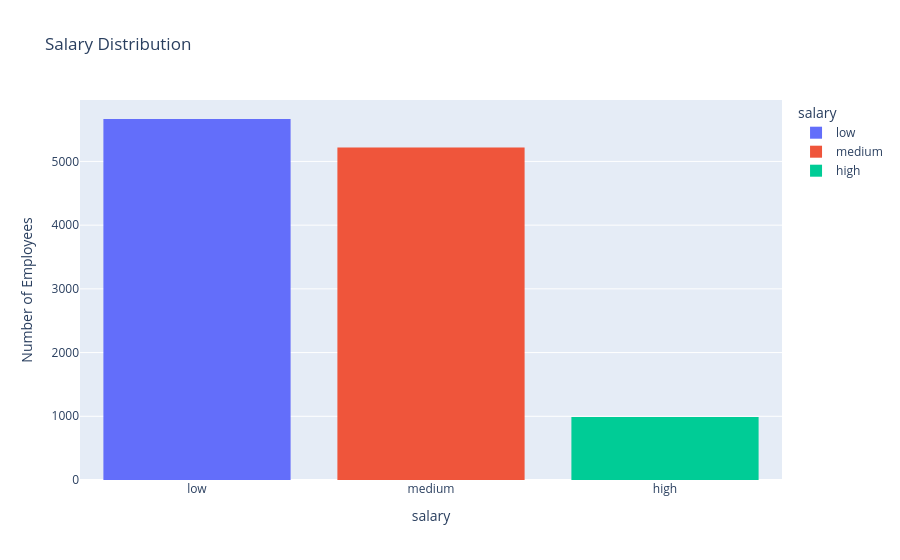
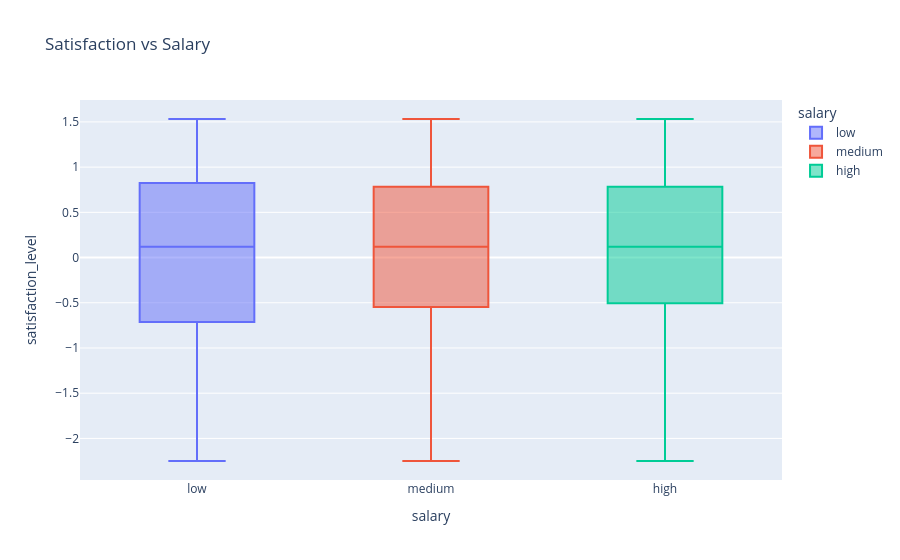
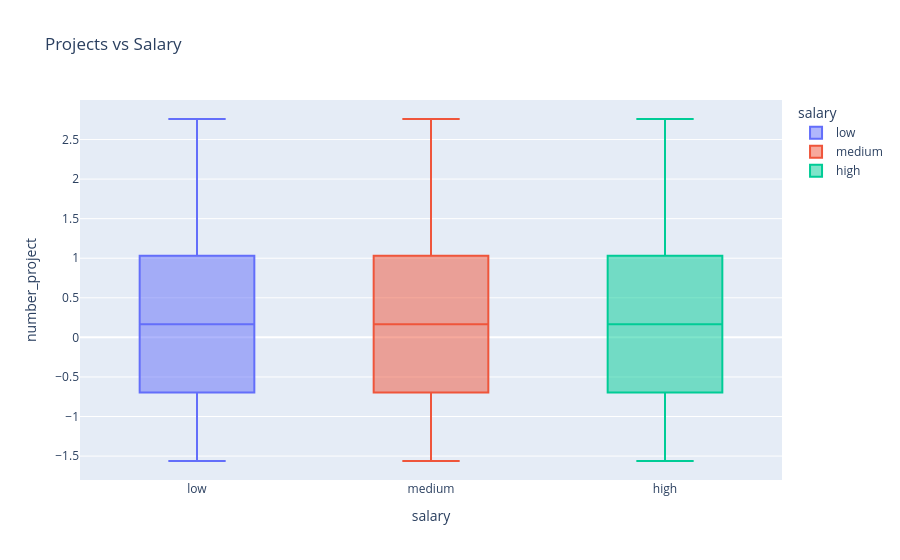
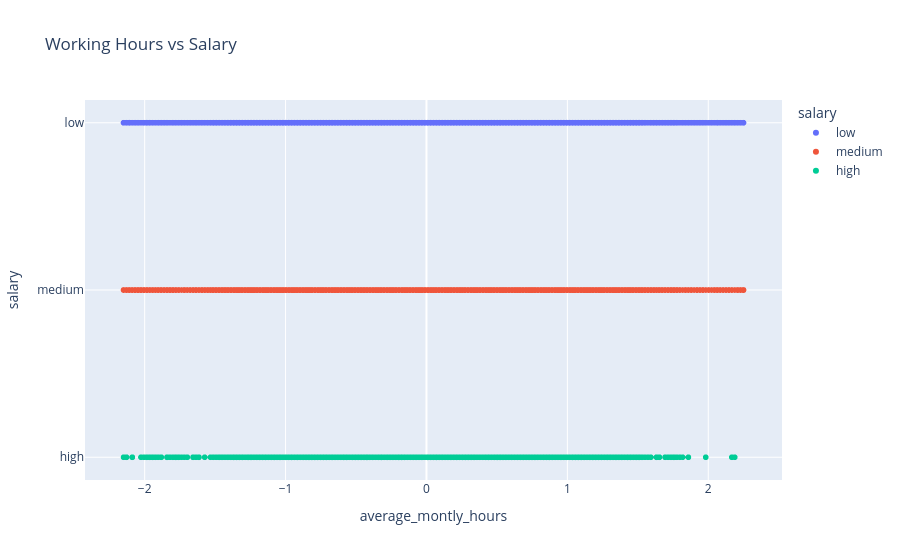

Here is the notebook cell these charts were saved with, in order:
### Code cell
# INTERACTIVE DASHBOARD (Plotly)

# Salary Distribution
fig1 = px.histogram(df,x='salary',title='Salary Distribution',color='salary')
fig1.update_layout( yaxis_title='Number of Employees')
fig1.show()
# Satisfaction vs Salary
fig2 = px.box(df, x='salary', y='satisfaction_level', title='Satisfaction vs Salary',color='salary')
fig2.show()

# Projects vs Salary
fig3 = px.box(df, x='salary', y='number_project', title='Projects vs Salary',color='salary')
fig3.show()

# Working Hours vs Salary
fig4 = px.scatter(df, x='average_montly_hours', y='salary',title='Working Hours vs Salary', color='salary')
fig4.show()

### Figure 1 — Plotly figure (JSON) as saved in the notebook; plotly's stock layout.template omitted (floating-point values rounded to 4 significant figures; data arrays with more than 128 entries replaced by an {"elided": "..."} marker saying what was removed)
{"data": [{"bingroup": "x", "hovertemplate": "salary=%{x}<br>count=%{y}<extra></extra>", "legendgroup": "low", "marker": {"color": "#636efa", "pattern": {"shape": ""}}, "name": "low", "orientation": "v", "showlegend": true, "type": "histogram", "x": {"elided": "5666 str values"}, "xaxis": "x", "yaxis": "y"}, {"bingroup": "x", "hovertemplate": "salary=%{x}<br>count=%{y}<extra></extra>", "legendgroup": "medium", "marker": {"color": "#EF553B", "pattern": {"shape": ""}}, "name": "medium", "orientation": "v", "showlegend": true, "type": "histogram", "x": {"elided": "5218 str values"}, "xaxis": "x", "yaxis": "y"}, {"bingroup": "x", "hovertemplate": "salary=%{x}<br>count=%{y}<extra></extra>", "legendgroup": "high", "marker": {"color": "#00cc96", "pattern": {"shape": ""}}, "name": "high", "orientation": "v", "showlegend": true, "type": "histogram", "x": {"elided": "990 str values"}, "xaxis": "x", "yaxis": "y"}], "layout": {"autosize": true, "barmode": "relative", "legend": {"title": {"text": "salary"}, "tracegroupgap": 0}, "title": {"text": "Salary Distribution"}, "xaxis": {"anchor": "y", "autorange": true, "categoryarray": ["low", "medium", "high"], "categoryorder": "array", "domain": [0, 1], "range": [-0.5, 2.5], "title": {"text": "salary"}, "type": "category"}, "yaxis": {"anchor": "x", "autorange": true, "domain": [0, 1], "range": [0, 5964.0], "title": {"text": "Number of Employees"}}}}

### Figure 2 — Plotly figure (JSON) as saved in the notebook; plotly's stock layout.template omitted (floating-point values rounded to 4 significant figures; data arrays with more than 128 entries replaced by an {"elided": "..."} marker saying what was removed)
{"data": [{"alignmentgroup": "True", "hovertemplate": "salary=%{x}<br>satisfaction_level=%{y}<extra></extra>", "legendgroup": "low", "marker": {"color": "#636efa"}, "name": "low", "notched": false, "offsetgroup": "low", "orientation": "v", "showlegend": true, "type": "box", "x": {"elided": "5666 str values"}, "x0": " ", "xaxis": "x", "y": {"elided": "5666 float values"}, "y0": " ", "yaxis": "y"}, {"alignmentgroup": "True", "hovertemplate": "salary=%{x}<br>satisfaction_level=%{y}<extra></extra>", "legendgroup": "medium", "marker": {"color": "#EF553B"}, "name": "medium", "notched": false, "offsetgroup": "medium", "orientation": "v", "showlegend": true, "type": "box", "x": {"elided": "5218 str values"}, "x0": " ", "xaxis": "x", "y": {"elided": "5218 float values"}, "y0": " ", "yaxis": "y"}, {"alignmentgroup": "True", "hovertemplate": "salary=%{x}<br>satisfaction_level=%{y}<extra></extra>", "legendgroup": "high", "marker": {"color": "#00cc96"}, "name": "high", "notched": false, "offsetgroup": "high", "orientation": "v", "showlegend": true, "type": "box", "x": {"elided": "990 str values"}, "x0": " ", "xaxis": "x", "y": {"elided": "990 float values"}, "y0": " ", "yaxis": "y"}], "layout": {"autosize": true, "boxmode": "overlay", "legend": {"title": {"text": "salary"}, "tracegroupgap": 0}, "title": {"text": "Satisfaction vs Salary"}, "xaxis": {"anchor": "y", "autorange": true, "categoryarray": ["low", "medium", "high"], "categoryorder": "array", "domain": [0, 1], "range": [-0.5, 2.5], "title": {"text": "salary"}, "type": "category"}, "yaxis": {"anchor": "x", "autorange": true, "domain": [0, 1], "range": [-2.46, 1.742], "title": {"text": "satisfaction_level"}, "type": "linear"}}}

### Figure 3 — Plotly figure (JSON) as saved in the notebook; plotly's stock layout.template omitted (floating-point values rounded to 4 significant figures; data arrays with more than 128 entries replaced by an {"elided": "..."} marker saying what was removed)
{"data": [{"alignmentgroup": "True", "hovertemplate": "salary=%{x}<br>number_project=%{y}<extra></extra>", "legendgroup": "low", "marker": {"color": "#636efa"}, "name": "low", "notched": false, "offsetgroup": "low", "orientation": "v", "showlegend": true, "type": "box", "x": {"elided": "5666 str values"}, "x0": " ", "xaxis": "x", "y": {"elided": "5666 float values"}, "y0": " ", "yaxis": "y"}, {"alignmentgroup": "True", "hovertemplate": "salary=%{x}<br>number_project=%{y}<extra></extra>", "legendgroup": "medium", "marker": {"color": "#EF553B"}, "name": "medium", "notched": false, "offsetgroup": "medium", "orientation": "v", "showlegend": true, "type": "box", "x": {"elided": "5218 str values"}, "x0": " ", "xaxis": "x", "y": {"elided": "5218 float values"}, "y0": " ", "yaxis": "y"}, {"alignmentgroup": "True", "hovertemplate": "salary=%{x}<br>number_project=%{y}<extra></extra>", "legendgroup": "high", "marker": {"color": "#00cc96"}, "name": "high", "notched": false, "offsetgroup": "high", "orientation": "v", "showlegend": true, "type": "box", "x": {"elided": "990 str values"}, "x0": " ", "xaxis": "x", "y": {"elided": "990 float values"}, "y0": " ", "yaxis": "y"}], "layout": {"autosize": true, "boxmode": "overlay", "legend": {"title": {"text": "salary"}, "tracegroupgap": 0}, "title": {"text": "Projects vs Salary"}, "xaxis": {"anchor": "y", "autorange": true, "categoryarray": ["low", "medium", "high"], "categoryorder": "array", "domain": [0, 1], "range": [-0.5, 2.5], "title": {"text": "salary"}, "type": "category"}, "yaxis": {"anchor": "x", "autorange": true, "domain": [0, 1], "range": [-1.802, 2.999], "title": {"text": "number_project"}, "type": "linear"}}}

### Figure 4 — Plotly figure (JSON) as saved in the notebook; plotly's stock layout.template omitted (floating-point values rounded to 4 significant figures; data arrays with more than 128 entries replaced by an {"elided": "..."} marker saying what was removed)
{"data": [{"hovertemplate": "salary=%{y}<br>average_montly_hours=%{x}<extra></extra>", "legendgroup": "low", "marker": {"color": "#636efa", "symbol": "circle"}, "mode": "markers", "name": "low", "showlegend": true, "type": "scattergl", "x": {"elided": "5666 float values"}, "xaxis": "x", "y": {"elided": "5666 str values"}, "yaxis": "y"}, {"hovertemplate": "salary=%{y}<br>average_montly_hours=%{x}<extra></extra>", "legendgroup": "medium", "marker": {"color": "#EF553B", "symbol": "circle"}, "mode": "markers", "name": "medium", "showlegend": true, "type": "scattergl", "x": {"elided": "5218 float values"}, "xaxis": "x", "y": {"elided": "5218 str values"}, "yaxis": "y"}, {"hovertemplate": "salary=%{y}<br>average_montly_hours=%{x}<extra></extra>", "legendgroup": "high", "marker": {"color": "#00cc96", "symbol": "circle"}, "mode": "markers", "name": "high", "showlegend": true, "type": "scattergl", "x": {"elided": "990 float values"}, "xaxis": "x", "y": {"elided": "990 str values"}, "yaxis": "y"}], "layout": {"autosize": true, "legend": {"title": {"text": "salary"}, "tracegroupgap": 0}, "title": {"text": "Working Hours vs Salary"}, "xaxis": {"anchor": "y", "autorange": true, "domain": [0, 1], "range": [-2.439, 2.539], "title": {"text": "average_montly_hours"}, "type": "linear"}, "yaxis": {"anchor": "x", "autorange": true, "categoryarray": ["high", "medium", "low"], "categoryorder": "array", "domain": [0, 1], "range": [-0.165, 2.165], "title": {"text": "salary"}, "type": "category"}}}
